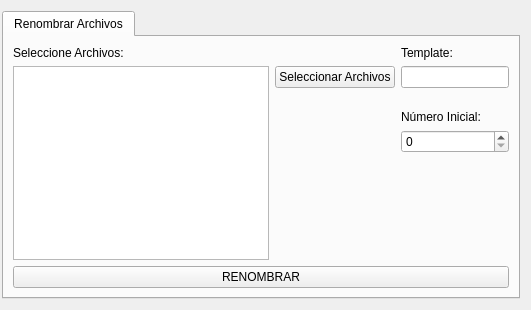
               <widget class="QWidget" name="file_page">
                <layout class="QHBoxLayout" name="horizontalLayout_3">
                 <property name="leftMargin">
                  <number>2</number>
                 </property>
                 <item>
                  <widget class="QTabWidget" name="file_tabs">
                   <widget class="QWidget" name="FileRname_tab">
                    <attribute name="title">
                     <string>Renombrar Archivos</string>
                    </attribute>
                    <layout class="QFormLayout" name="formLayout_2">
                     <item row="0" column="0">
                      <layout class="QVBoxLayout" name="verticalLayout_31">
                       <item>
                        <widget class="QLabel" name="label_1">
                         <property name="text">
                          <string>Seleccione Archivos:</string>
                         </property>
                        </widget>
                       </item>
                       <item>
                        <layout class="QHBoxLayout" name="horizontalLayout_25">
                         <item>
                          <widget class="ButtonListWidget" name="FileRname_In"/>
                         </item>
                         <item alignment="Qt::AlignmentFlag::AlignTop">
                          <widget class="QPushButton" name="FileRname_selFile">
                           <property name="text">
                            <string>Seleccionar Archivos</string>
                           </property>
                          </widget>
                         </item>
                        </layout>
                       </item>
                      </layout>
                     </item>
                     <item row="0" column="1">
                      <layout class="QVBoxLayout" name="verticalLayout_32">
                       <item>
                        <widget class="QLabel" name="label_2">
                         <property name="text">
                          <string>Template:</string>
                         </property>
                        </widget>
                       </item>
                       <item>
                        <widget class="QLineEdit" name="FileRname_Template"/>
                       </item>
                       <item>
                        <spacer name="verticalSpacer_15">
                         <property name="orientation">
                          <enum>Qt::Orientation::Vertical</enum>
                         </property>
                         <property name="sizeType">
                          <enum>QSizePolicy::Policy::Minimum</enum>
                         </property>
                         <property name="sizeHint" stdset="0">
                          <size>
                           <width>20</width>
                           <height>16</height>
                          </size>
                         </property>
                        </spacer>
                       </item>
                       <item>
                        <widget class="QLabel" name="label_3">
                         <property name="text">
                          <string>Número Inicial:</string>
                         </property>
                        </widget>
                       </item>
                       <item>
                        <widget class="QSpinBox" name="FileRname_Num"/>
                       </item>
                       <item>
                        <spacer name="verticalSpacer_16">
                         <property name="orientation">
                          <enum>Qt::Orientation::Vertical</enum>
                         </property>
                         <property name="sizeHint" stdset="0">
                          <size>
                           <width>20</width>
                           <height>40</height>
                          </size>
                         </property>
                        </spacer>
                       </item>
                      </layout>
                     </item>
                     <item row="1" column="0" colspan="2">
                      <widget class="QPushButton" name="FileRname_Button">
                       <property name="text">
                        <string>RENOMBRAR</string>
                       </property>
                      </widget>
                     </item>
                    </layout>
                   </widget>
                  </widget>
                 </item>
                </layout>
               </widget>
